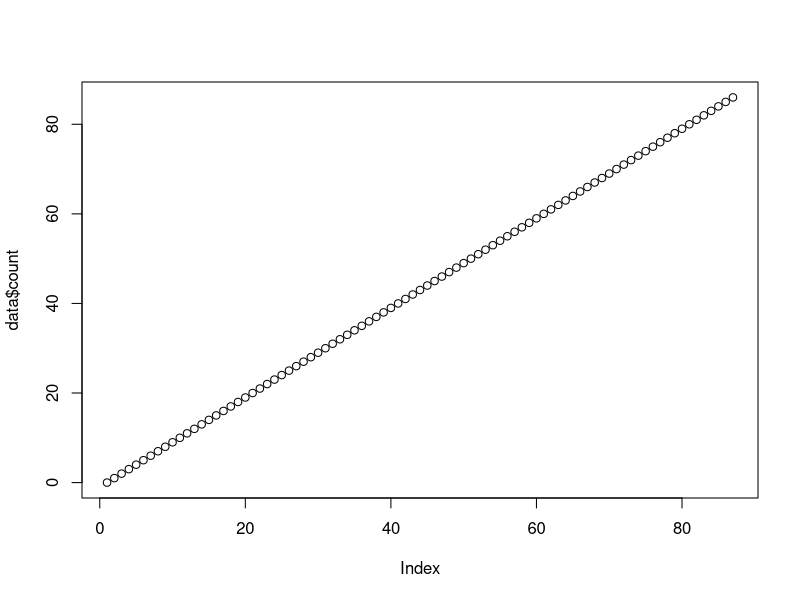
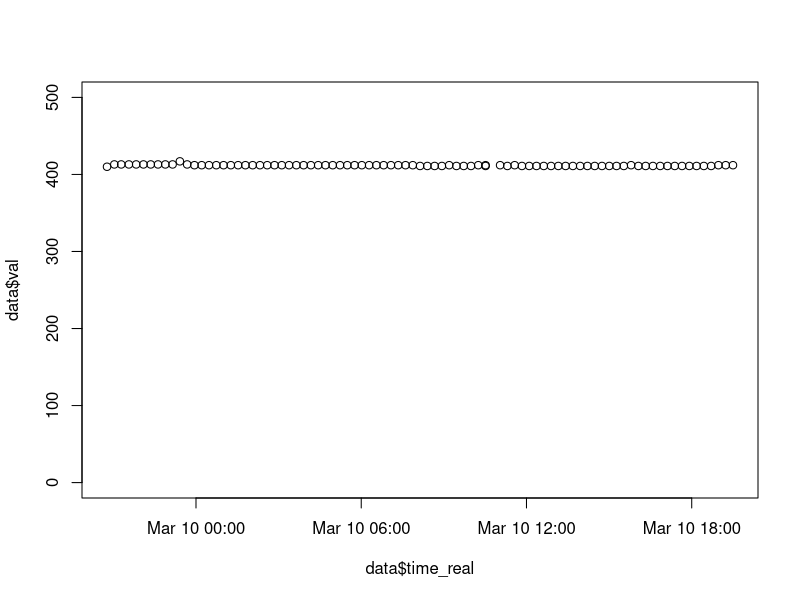
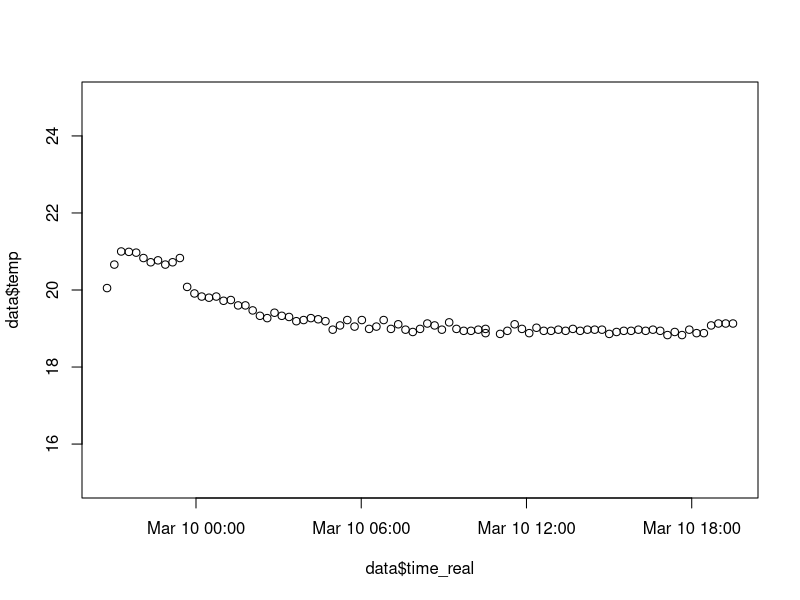
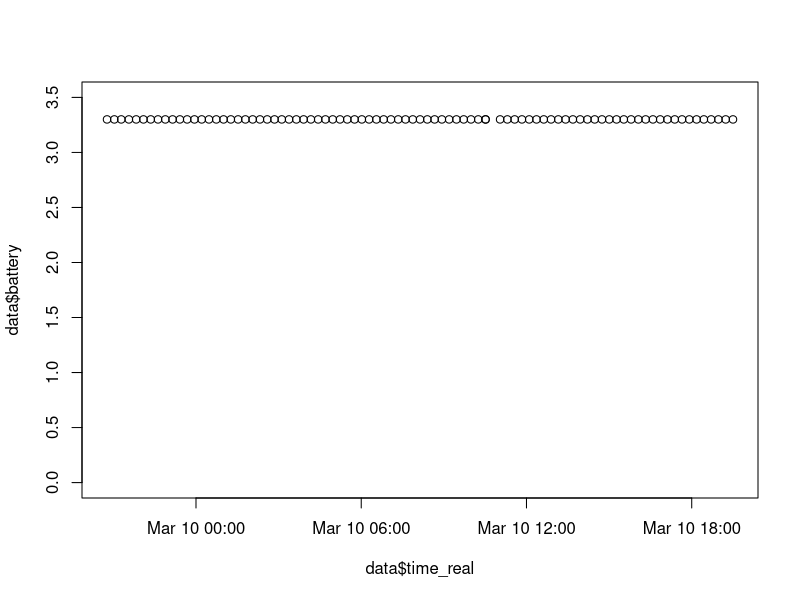
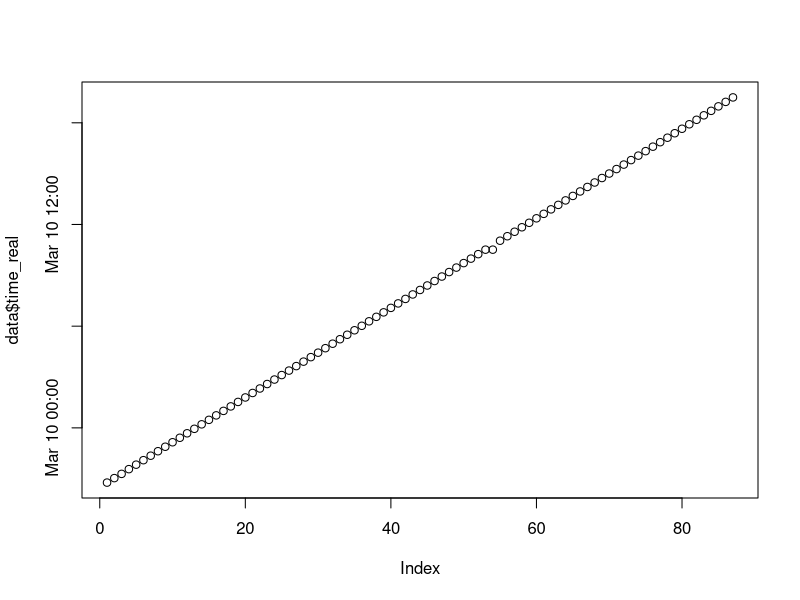
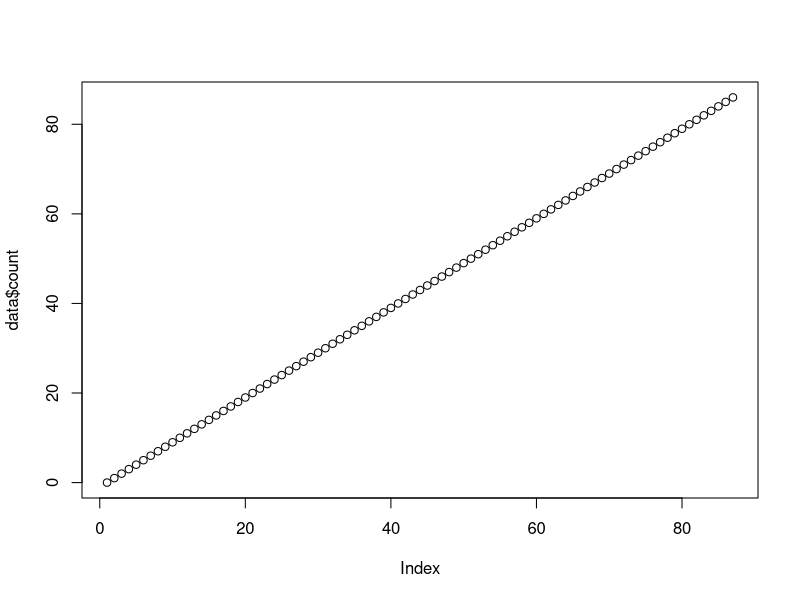
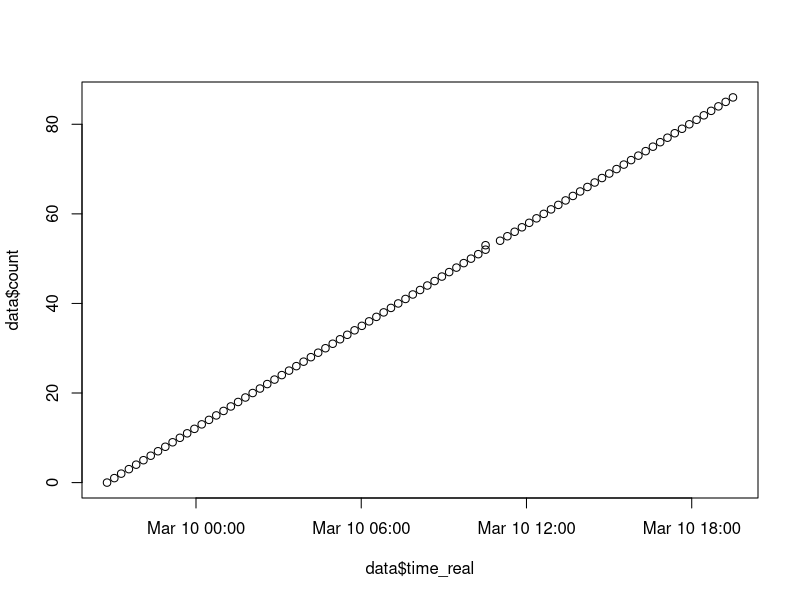

These charts were generated, in order, by the following R code: (Note: this script raises an error after producing the figures.)
Vref = 2.048 #ADC Voltage Reference
N = 16 #ADC Set to 16 bit resolution
LSB = ((2*Vref)/2^N) #Least Significant Bit (in volts)
PGA = 1 #Programmable Gain Amplifier (Set to 1)
L = 50 #Length of Linear Sensor

setwd("~/Documents/Projects/UAF/dendrometer/data/2017-03-10-testing/")
##--Load In Data--##
data = data.frame(read.csv("100_12.csv"))
#Sensor Address, Unix Time Stamp, ADC Value, Temperature, Battery Voltage, Excitation Voltage, Number of send attamps
names(data) <- c("sensor_num", "time", "val", "temp", "battery", "count") 
data$time_real = as.POSIXct(data$time, origin="1970-01-01") #Convert time to POSIX
max(data$count)
plot(data$count)

plot(data$val~data$time_real, ylim=c(0,500))
plot(data$temp~data$time_real, ylim=c(15,25))
plot(data$battery~data$time_real, ylim=c(0, 3.5))
plot(data$time_real)
plot(data$count)
plot(data$count~data$time_real)





dateTime1 <- strptime("0:00 2016/1/01", format="%H:%M %Y/%m/%d", tz="America/Anchorage")
dateTime2 <- strptime("0:00 2017/12/01", format="%H:%M %Y/%m/%d", tz="America/Anchorage")
subSample <- data[data$time_real < dateTime2 & data$time_real > dateTime1, ]

subSample$Iv = subSample$val*(LSB/PGA) #Caluclate Input Voltage (Iv)
subSample$position = ((subSample$Iv/subSample$Ev)*L) #Calculate Position of Slider

subSample$change = subSample[,10] - subSample[1,10] #calculate the change in diameter of the tree
dataTrim = subSample[0:(nrow(subSample)-1),0:11]
par(
  cex = "1.1",
  cex.sub="0.8",
  lwd = "2"
  )
plot(
  change~time_real, 
  data = dataTrim, 
  main="Change in Diameter",
  sub="dendro_100.4",
  xlab="Time",
  ylab="Millimeters",
  type = "l"
  )


plot(subSample$Ev~subSample$time_real, type = "l", ylim=c(1, 2.2))
plot(subSample$temp~subSample$time_real, type = "l", ylim=c(-40, 0))
plot(subSample$batt_v~subSample$time_real, type = "l")
plot(subSample$time~subSample$time_real, type = "l")




plot(data$val)
plot(data$time_real[1:100],)
plot(n_at~time, data = data, main="n_at")
plot(val~time_real, data = dataTrim, main="val")
plot(Ev~time_real, data = dataTrim, main = "exciitation Voltage")

plot(temp~time_real, data=data, main="Temp")
plot(val~time_real, data = data, main="val")
plot(batt_v~time_real, data = data, main = "battery")


ggplot(BOD, aes(x=data$time, y=data$position)) + geom_line()

install.packages("ggplot2")
library("ggplot2", lib.loc="/Library/Frameworks/R.framework/Versions/3.1/Resources/library")
